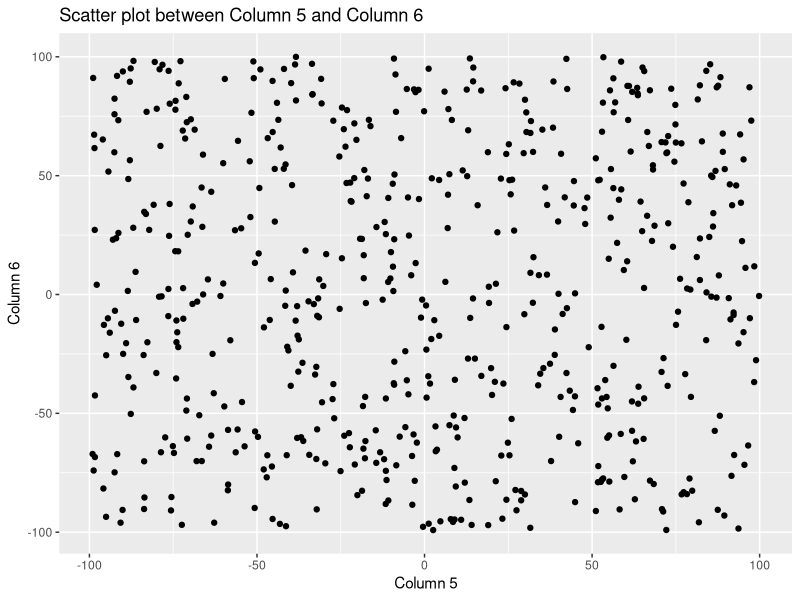
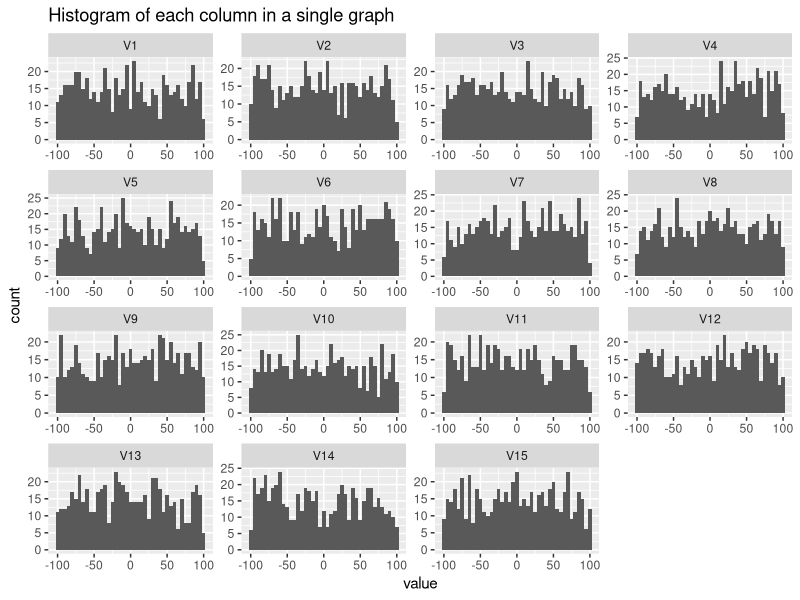
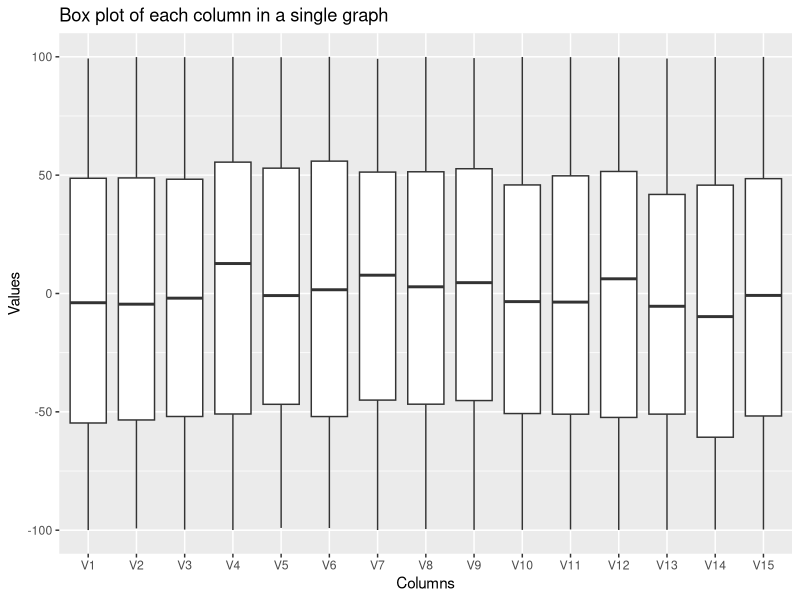

Here is the R script that generated these plots, in order:
# Question 4

# Loading required libraries
library(ggplot2)

# Setting the seed for reproducibility
set.seed(42)

# Creating a random dataset with values between -100 and 100
rows <- 600
cols <- 15
random_dataset <- matrix(runif(rows * cols, min = -100, max = 100), nrow = rows, ncol = cols)

# Converting the matrix to a data frame
random_df <- as.data.frame(random_dataset)

# i) Plot Scatter graph between column 5 and 6
ggplot(random_df, aes(x = V5, y = V6)) +
  geom_point() +
  labs(title = "Scatter plot between Column 5 and Column 6",
       x = "Column 5", y = "Column 6")

# ii) Plot histogram of each column in a single graph
melted_df <- reshape2::melt(random_df)
ggplot(melted_df, aes(x = value)) +
  geom_histogram(binwidth = 5) +
  facet_wrap(~ variable, scales = "free") +
  labs(title = "Histogram of each column in a single graph")

# iii) Plot the box plot of each column in a single graph
ggplot(melted_df, aes(x = variable, y = value)) +
  geom_boxplot() +
  labs(title = "Box plot of each column in a single graph",
       x = "Columns", y = "Values")
